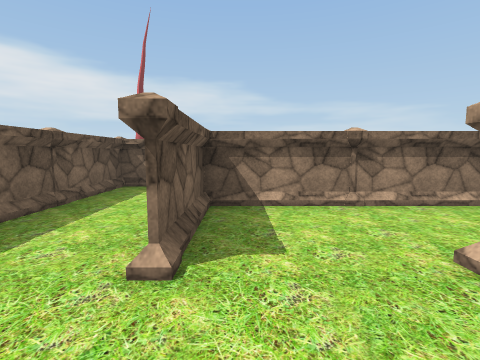
view 1 (above)

24 first-person views from a walk through a scene from a Unity 3-D project. The camera is 1.4 m above the floor, tilts 6° down and sees 85° across. The floor is counted in squares, 2 m on a side. Each view is taken from the middle of a square. On the plan, view 1 faces up. The plan holds only what a view shows up to about 9 squares ahead; the rest is blank. Some animated figures are not drawn. Some surface patterns are stand-ins.

view 2
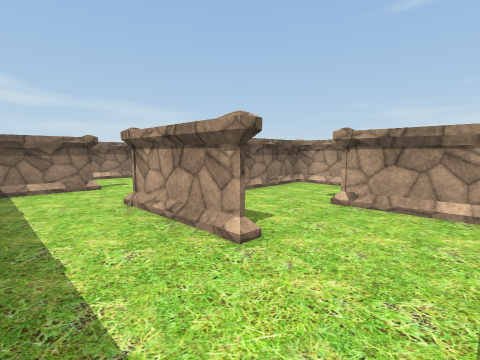

view 3
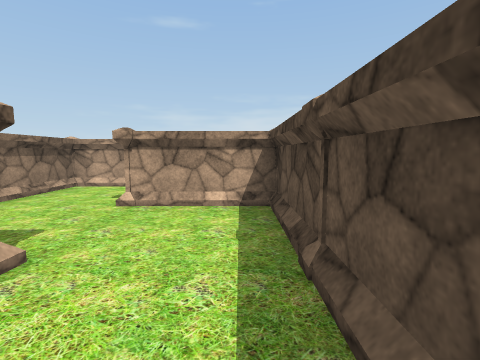

view 4
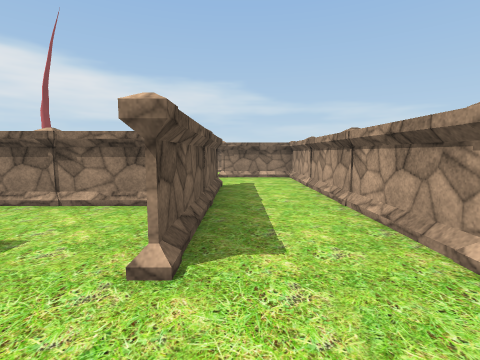

view 5
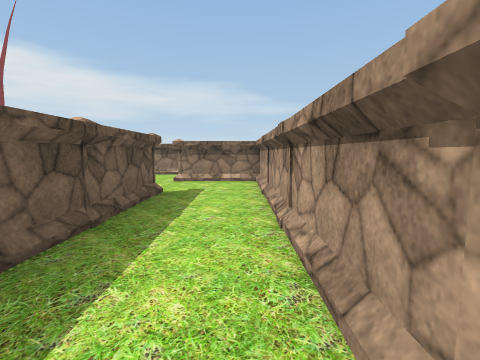

view 6
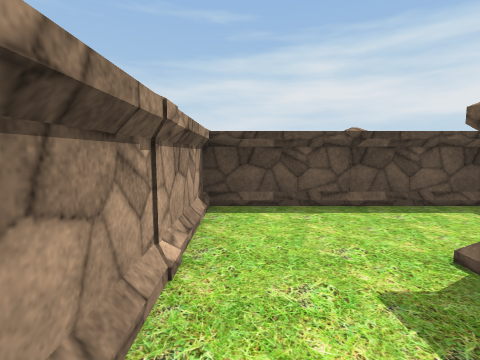

view 7
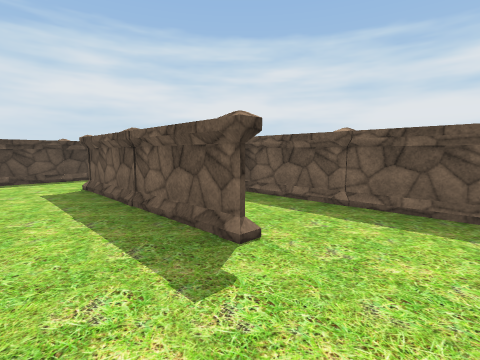

view 8
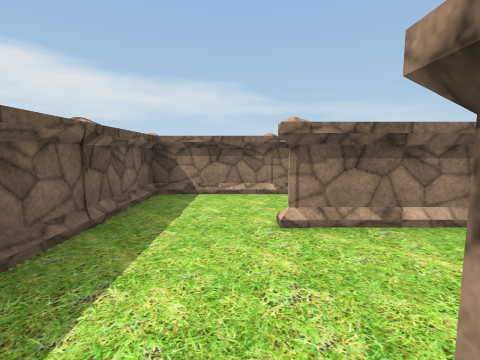

view 9
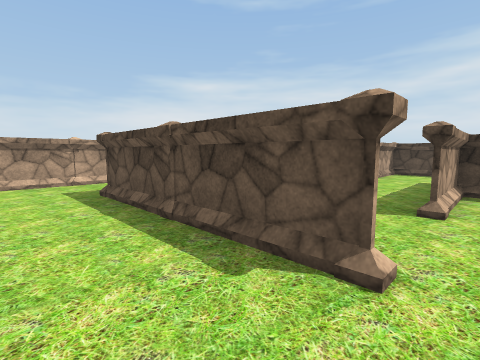

view 10
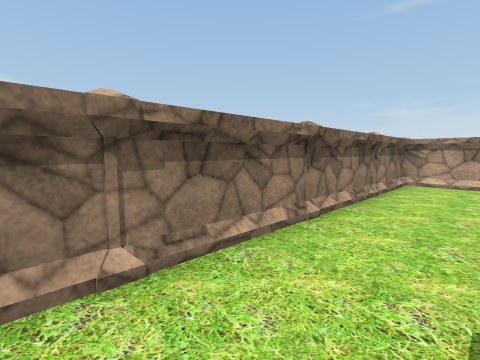

view 11
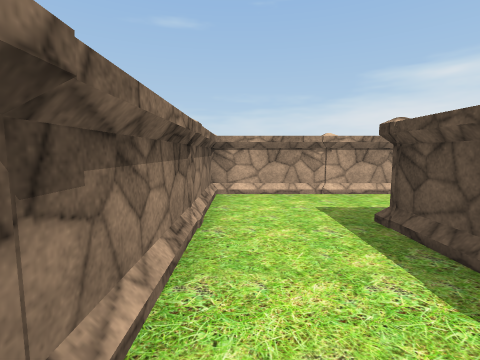

view 12
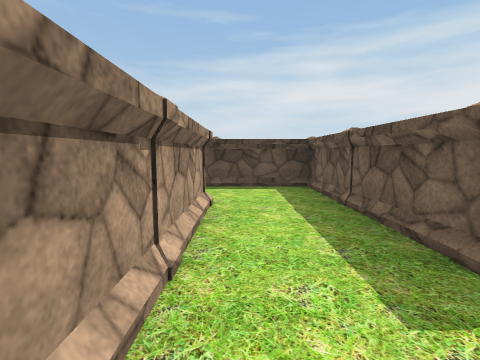

view 13
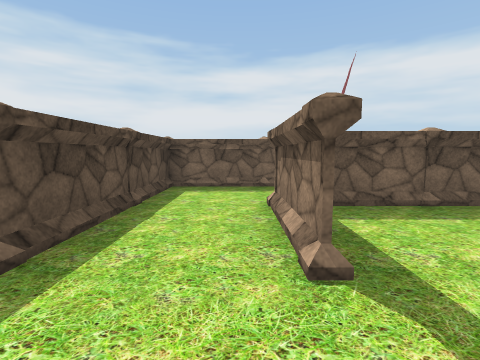

view 14
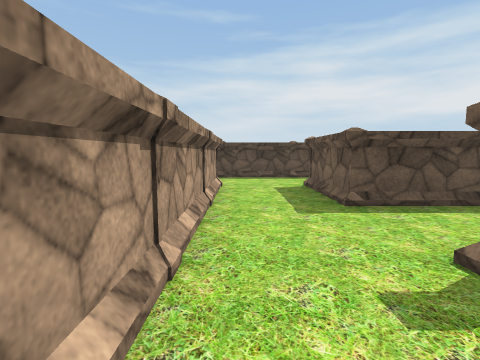

view 15
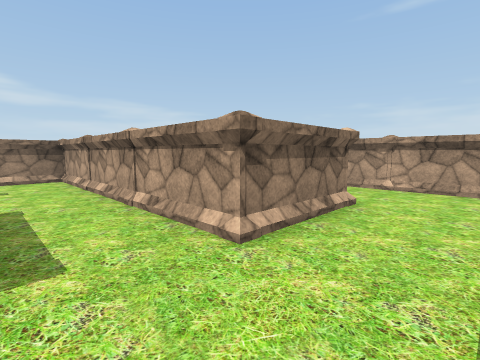

view 16
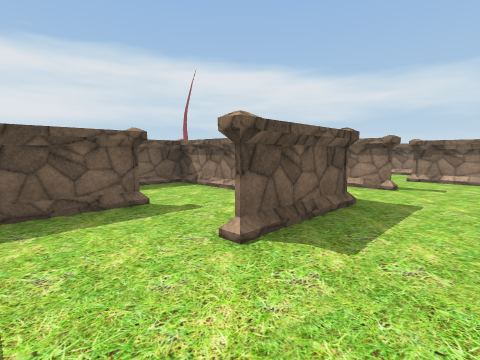

view 17
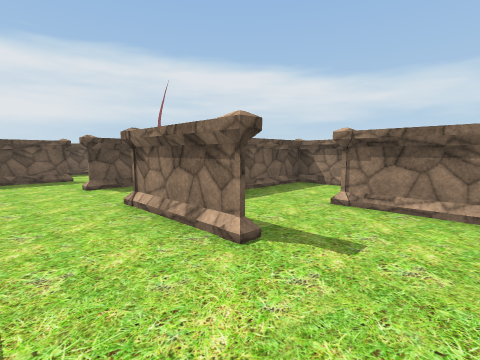

view 18
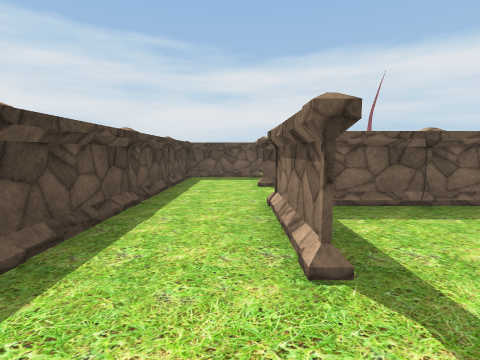

view 19
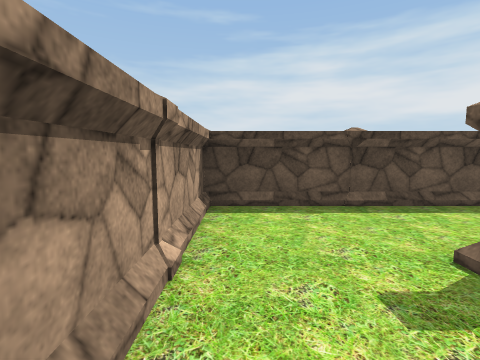

view 20
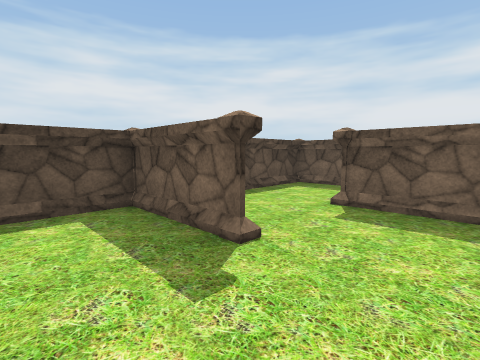

view 21
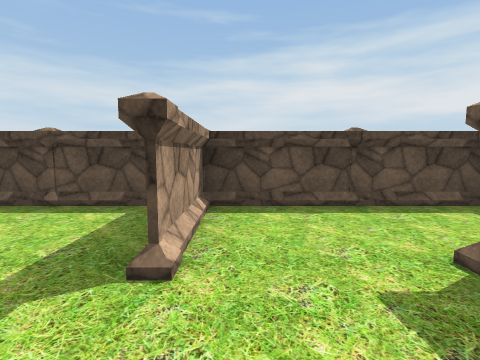

view 22
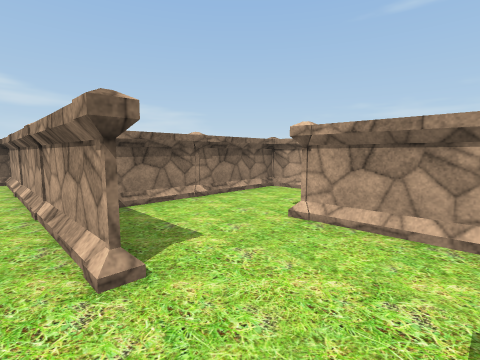

view 23
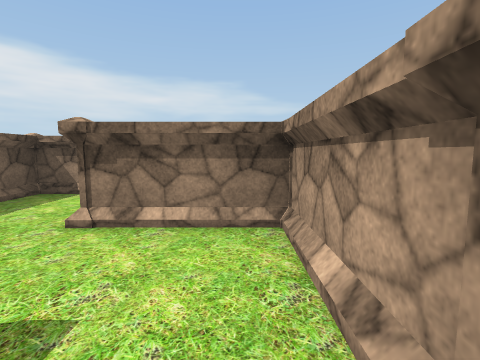

view 24
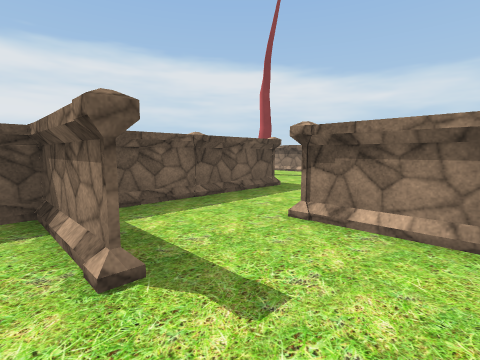

### Floor plan
Points are (right, up) in squares from view 1. A wall is a line through its corners. A room is listed if a view was taken in it or the views show most of it. See-through windows are left out.
Room 1 (views 1, 2, 3, 4, 5, 6, 7, 8, 9, 10, 11, 12, 13, 14, 15, 16, 17, 18, 19, 20, 21, 22, 23, 24)
walls: (8.5, 3.5) (11.5, 3.5) (11.5, 1.5); (5.5, 0.6) (5.5, -0.2); (3.5, 3.5) (-0.5, 3.5) (-0.5, 1.5) (-0.5, 3.5); (3.5, 2.4) (3.5, 4.6); (5.5, -0.4) (5.5, 7.5) (3.5, 7.5) (7.5, 7.5) (7.5, 1.5) (7.5, 7.5); (3.5, 4.9) (3.5, 1.5); (9.5, -0.4) (9.5, 0.6) (9.5, -0.2); (11.5, 3.5) (7.5, 3.5); (11.5, 5.5) (9.5, 5.5) (9.5, 8.6); (1.5, -0.5) (1.5, 0.5); (9.5, 9.5) (9.5, 6.2); (1.1, 7.5) (-0.5, 7.5); (11.1, 9.5) (1.5, 9.5) (1.5, 3.6); (-0.5, 5.5) (-2.5, 5.5) (-2.5, 2.6); (14.6, 5.5) (13.5, 5.5) (13.5, 2.2); (15.5, 1.5) (13.5, 1.5) (13.5, 7.5) (11.5, 7.5); (16.9, 3.5) (15.5, 3.5); (-2.5, 8.6) (-2.5, 6.2)
ways out: opening at (-1.5, 8)
objects: other object (-2, 3); other object (-2, 5); other object (-2, 7); other object (-1, -1) to (0, -1); other object (-1, 1) to (0, 1); other object (0, 3); other object (0, 5) to (0, 6); other object (0, 7); other object (1, -1) to (2, -1); other object (2, 1); other object (2, 3); other object (2, 5); other object (2, 7); other object (2, 9); other object (3, -1) to (4, -1); other object (3, 1) to (4, 1); other object (4, 3); other object (4, 5); other object (4, 7); other object (4, 9); other object (5, -1) to (6, -1); other object (6, 1); other object (6, 3); other object (6, 5); other object (6, 7); other object (6, 9); other object (7, -1) to (8, -1); other object (7, 1) to (8, 1); other object (8, 3); other object (8, 5); other object (8, 7); other object (8, 9); other object (9, -1) to (10, -1); other object (10, 1); other object (10, 3); other object (10, 5); other object (10, 7); other object (10, 9); other object (11, -1) to (12, -1); other object (11, 1) to (12, 1); other object (12, 3); other object (12, 5) to (12, 6); other object (12, 7); other object (13, -1) to (14, -1); other object (14, 1); other object (14, 3); other object (14, 5); other object (15, -1) to (16, -1); other object (16, 1) to (16, 2); other object (16, 3); other object (17, -1) to (18, 0); other object (18, 1) to (18, 2)

Positions as (right, up) in squares from view 1, and headings:
1: (0, 0), facing up
2: (-2, 0), facing up-right
3: (-2, 0), facing right
4: (4, 0), facing up
5: (5, 1), facing up
6: (5, 3), facing down
7: (5, 7), facing down-left
8: (3, 5), facing up
9: (3, 9), facing down-right
10: (3, 8), facing up-right
11: (5, 9), facing right
12: (9, 9), facing down
13: (13, 5), facing left
14: (13, 7), facing down
15: (12, 0), facing up-right
16: (13, 0), facing up-left
17: (17, 0), facing up-left
18: (17, 1), facing left
19: (17, 3), facing down
20: (11, 3), facing down-left
21: (9, 3), facing down
22: (7, 0), facing up-right
23: (13, 5), facing up
24: (1, 5), facing up-left
